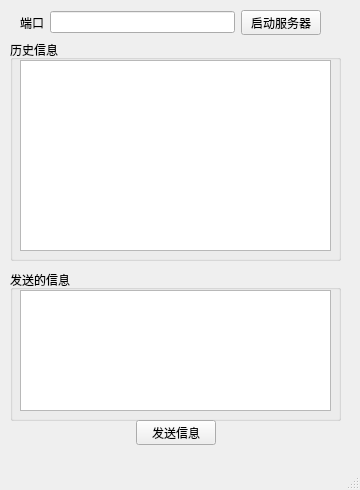
<?xml version="1.0" encoding="UTF-8"?>
<ui version="4.0">
 <class>MainWindow</class>
 <widget class="QMainWindow" name="MainWindow">
  <property name="geometry">
   <rect>
    <x>0</x>
    <y>0</y>
    <width>360</width>
    <height>490</height>
   </rect>
  </property>
  <property name="windowTitle">
   <string>MainWindow</string>
  </property>
  <widget class="QWidget" name="centralwidget">
   <widget class="QGroupBox" name="groupBox">
    <property name="geometry">
     <rect>
      <x>10</x>
      <y>40</y>
      <width>331</width>
      <height>221</height>
     </rect>
    </property>
    <property name="title">
     <string>历史信息</string>
    </property>
    <widget class="QTextEdit" name="textEdit_record">
     <property name="geometry">
      <rect>
       <x>10</x>
       <y>20</y>
       <width>311</width>
       <height>191</height>
      </rect>
     </property>
    </widget>
   </widget>
   <widget class="QGroupBox" name="groupBox_3">
    <property name="geometry">
     <rect>
      <x>10</x>
      <y>270</y>
      <width>331</width>
      <height>151</height>
     </rect>
    </property>
    <property name="title">
     <string>发送的信息</string>
    </property>
    <widget class="QTextEdit" name="textEdit_Msg">
     <property name="geometry">
      <rect>
       <x>10</x>
       <y>20</y>
       <width>311</width>
       <height>121</height>
      </rect>
     </property>
    </widget>
   </widget>
   <widget class="QWidget" name="horizontalLayoutWidget_2">
    <property name="geometry">
     <rect>
      <x>10</x>
      <y>420</y>
      <width>331</width>
      <height>25</height>
     </rect>
    </property>
    <layout class="QHBoxLayout" name="horizontalLayout_2">
     <item>
      <spacer name="horizontalSpacer_2">
       <property name="orientation">
        <enum>Qt::Horizontal</enum>
       </property>
       <property name="sizeHint" stdset="0">
        <size>
         <width>40</width>
         <height>20</height>
        </size>
       </property>
      </spacer>
     </item>
     <item>
      <widget class="QPushButton" name="pushButton_SendMsg">
       <property name="text">
        <string>发送信息</string>
       </property>
      </widget>
     </item>
     <item>
      <spacer name="horizontalSpacer">
       <property name="orientation">
        <enum>Qt::Horizontal</enum>
       </property>
       <property name="sizeHint" stdset="0">
        <size>
         <width>40</width>
         <height>20</height>
        </size>
       </property>
      </spacer>
     </item>
    </layout>
   </widget>
   <widget class="QWidget" name="">
    <property name="geometry">
     <rect>
      <x>20</x>
      <y>10</y>
      <width>301</width>
      <height>25</height>
     </rect>
    </property>
    <layout class="QHBoxLayout" name="horizontalLayout">
     <item>
      <widget class="QLabel" name="label">
       <property name="text">
        <string>端口</string>
       </property>
      </widget>
     </item>
     <item>
      <widget class="QLineEdit" name="lineEdit_port"/>
     </item>
     <item>
      <widget class="QPushButton" name="pushButton_setListen">
       <property name="text">
        <string>启动服务器</string>
       </property>
      </widget>
     </item>
    </layout>
   </widget>
  </widget>
  <widget class="QMenuBar" name="menubar">
   <property name="geometry">
    <rect>
     <x>0</x>
     <y>0</y>
     <width>360</width>
     <height>23</height>
    </rect>
   </property>
  </widget>
  <widget class="QStatusBar" name="statusBar"/>
 </widget>
 <resources/>
 <connections/>
</ui>
